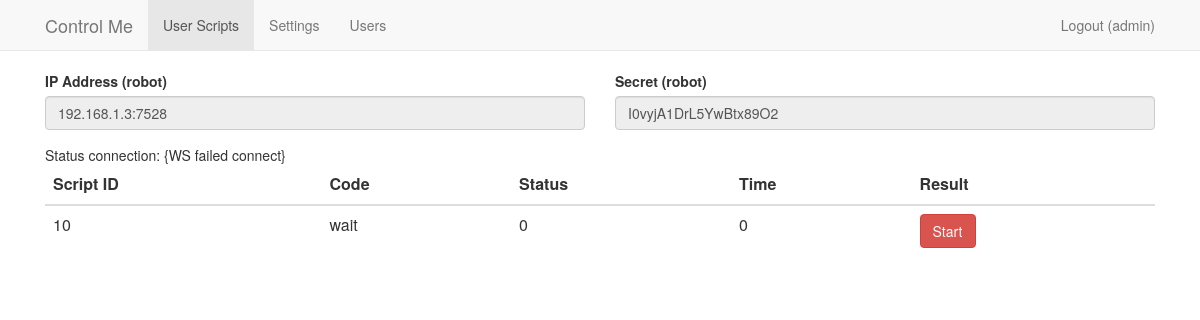
The app's page /admin.php (signed in), older data.
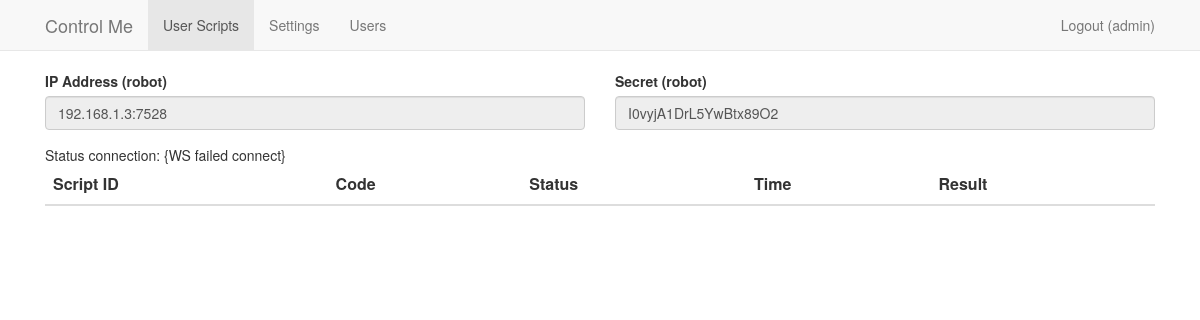
The same page, newer data.
### tables this page shows
CREATE TABLE `users_scripts` (
  `id` int(4) NOT NULL,
  `userid` int(11) NOT NULL,
  `script` text NOT NULL,
  `minifier_script` text NOT NULL,
  `md5_script` varchar(255) NOT NULL,
  `status` varchar(255) NOT NULL,
  `time_exec` int(11) NOT NULL,
  `result` int(11) NOT NULL
);

### admin.php (the view, shortened to what this page needs)
<?php
	$userid = $_SESSION['userid'];
	$conn = SLib::db_connection();
	$stmt = $conn->prepare('SELECT * FROM users WHERE id = ?');
	if($stmt->execute(array($userid))){
		if($row = $stmt->fetch()){
			$username = htmlspecialchars($row['login']);
		}
	}
?>
<html>
	<link href="css/bootstrap.min.css" rel="stylesheet" />
		<link href="css/bootstrap-grid.min.css" rel="stylesheet" />
		<link href="CodeMirror/codemirror.css" rel="stylesheet" />
		<link href="CodeMirror/theme/cobalt.css" rel="stylesheet" />
	<body>
		<nav class="navbar navbar-default navbar-static-top">
		  <div class="container">
			<div class="navbar-header">
			  <a class="navbar-brand" href="#">Control Me</a>
			</div>
			<div id="navbar" class="navbar-collapse collapse">
			  <ul class="nav navbar-nav">
				<li class="active"><a href="./">User Scripts</a></li>
				<li><a href="admin_settings.php">Settings</a></li>
				<li><a href="admin_users.php">Users</a></li>
			  </ul>
			  <ul class="nav navbar-nav navbar-right">
				<li><a href="logout.php">Logout (<?php echo $username; ?>)</a></li>
			  </ul>
			</div>
		  </div>
		</nav>
	<div class="container">
		<?php
			$stmt = $conn->prepare('SELECT * FROM settings WHERE name = ?');
			if($stmt->execute(array('secret_robot'))){
				if($row = $stmt->fetch()){
					$secret_robot = htmlspecialchars($row['value']);
				}
			}
			if($stmt->execute(array('ipaddress_robot'))){
				if($row = $stmt->fetch()){
					$ipaddress_robot = htmlspecialchars($row['value']);
				}
			}
		?>
		<div class="form-group row">
			<div class="col-xs-6">
				<label for="ipaddress_robot">IP Address (robot)</label>
				<input name="ipaddress_robot" id="ipaddress_robot" readonly value="<?php echo $ipaddress_robot; ?>" class="form-control">
			</div>
			<div class="col-xs-6">
				<label for="secret_robot">Secret (robot)</label>
				<input name="secret_robot" id="secret_robot" readonly value="<?php echo $secret_robot; ?>" class="form-control">
			</div>
		</div>
		Status connection: {<div style="display: inline-block" id="status_connection"></div>}
		<div class="table-responsive">
		  <table class="table">
			 <thead>
			  <tr>
				<th>Script ID</th>
				<th>Code</th>
				<th>Status</th>
				<th>Time</th>
				<th>Result</th>
			  </tr>
			</thead>
			<tbody>
		<?php
			$stmt = $conn->prepare('SELECT users_scripts.* FROM users_scripts INNER JOIN users ON users.id = users_scripts.userid WHERE users_scripts.status = ? ORDER BY users_scripts.id ASC LIMIT 0,20');
			if($stmt->execute(array('wait'))){
				while($row = $stmt->fetch()){
					$scriptid = $row['id'];
					$code = htmlspecialchars($row['script']);
					echo '
						<tr>
							<td>'.$scriptid.'</td>
							<td>'.htmlspecialchars($row['status']).'</td>
							<td>'.htmlspecialchars($row['time_exec']).'</td>
							<td>'.htmlspecialchars($row['result']).'</td>
							<td>
								<textarea id="scriptcode_'.$scriptid.'" style="display: none">'.$code.'</textarea>';
							echo '<button scriptid="'.$scriptid.'" class="btn btn-danger start-script">Start</button>' ;
						echo '</td>
						</tr>
					';
				}
			}
		?>
			</tbody>
		  </table>
		</div>
    </div>
		<br> <br>
	</body>
</html>

Row changes from the older to the newer data that the page shows:
removed users_scripts: id "10", status "wait", time_exec "0", result "0"
